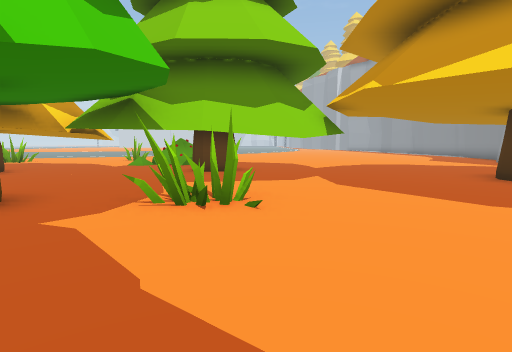
View 1 (above)

23 first-person views from a walk through a scene from a Unity 3-D project. The camera is 1.5 m above the floor, tilts 6° down and sees 80° across. The floor is counted in squares, 2 m on a side. Each view is taken from the middle of a square. On the plan, view 1 faces up. The plan holds only what a view shows up to about 10 squares ahead; the rest is blank. The place goes on beyond the plan.

View 2
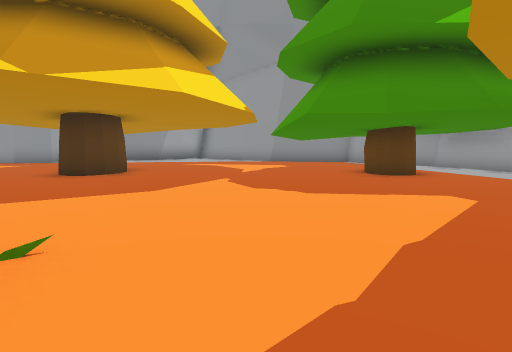

View 3
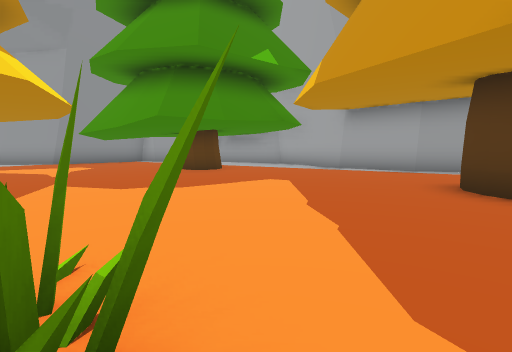

View 4
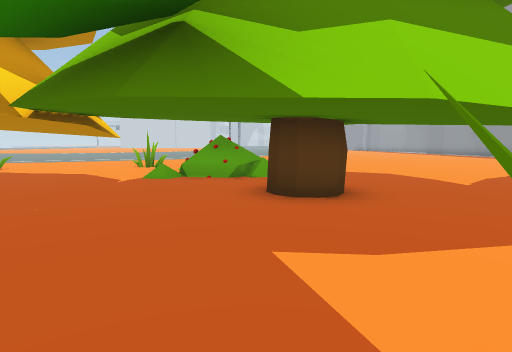

View 5
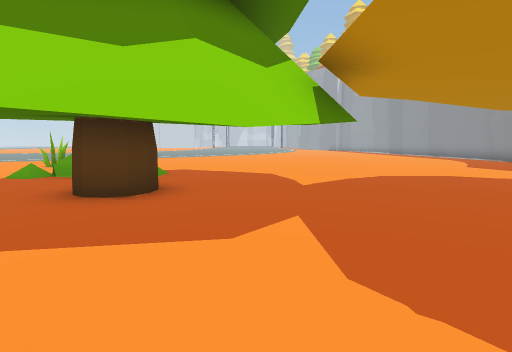

View 6
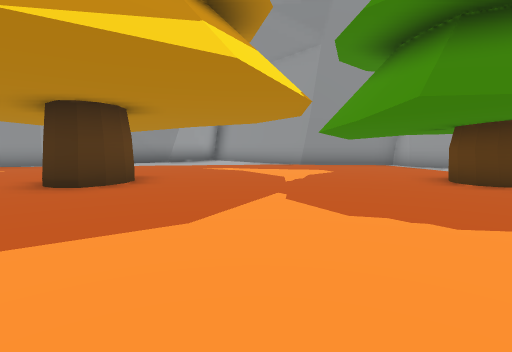

View 7
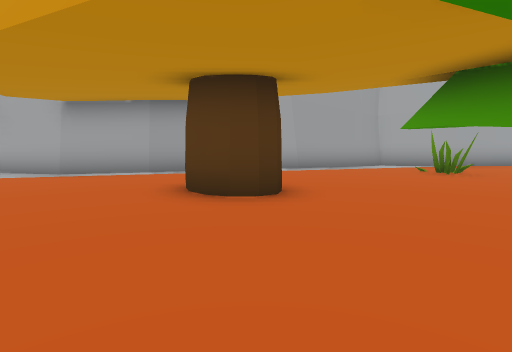

View 8
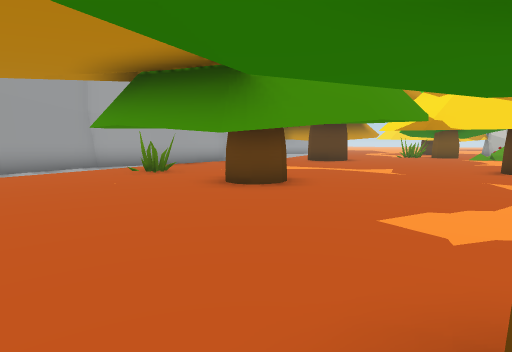

View 9
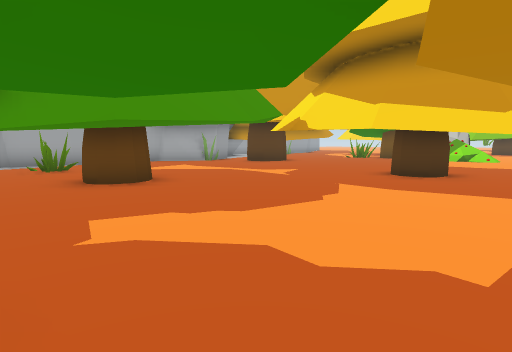

View 10
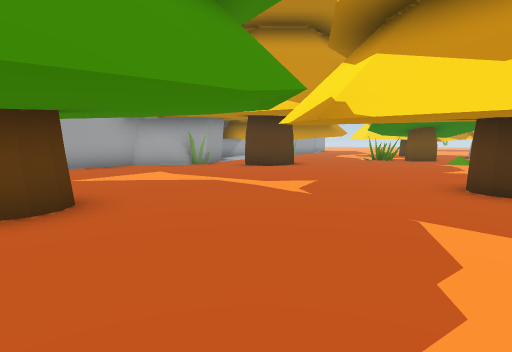

View 11
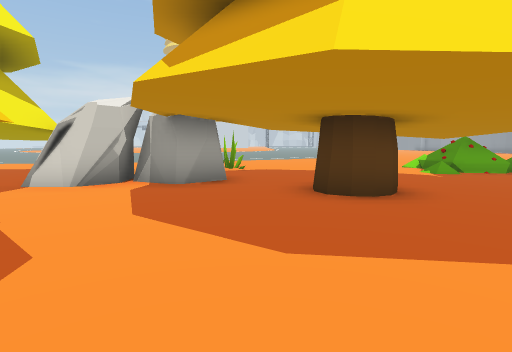

View 12
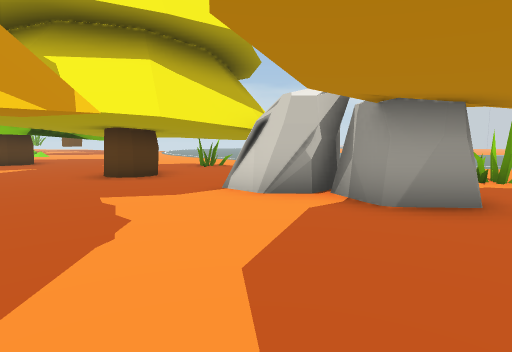

View 13
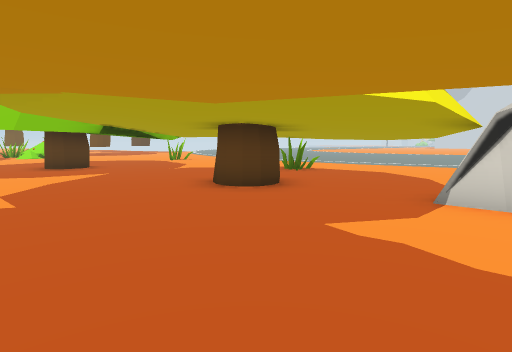

View 14
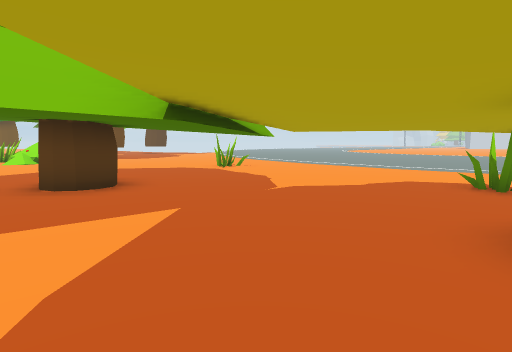

View 15
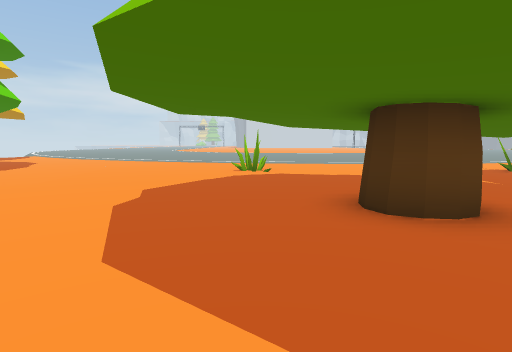

View 16
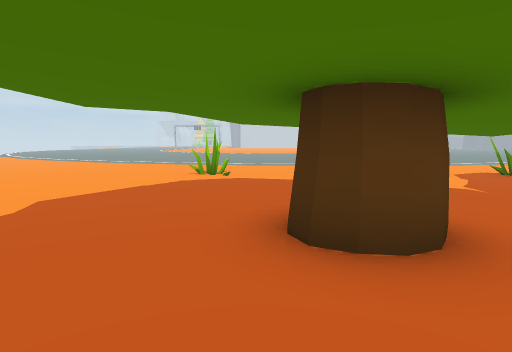

View 17
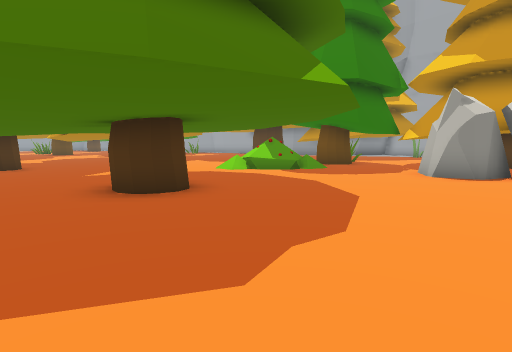

View 18
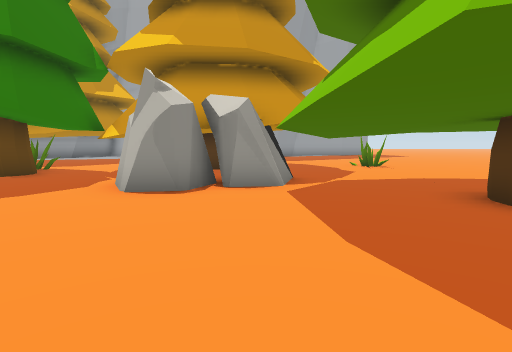

View 19
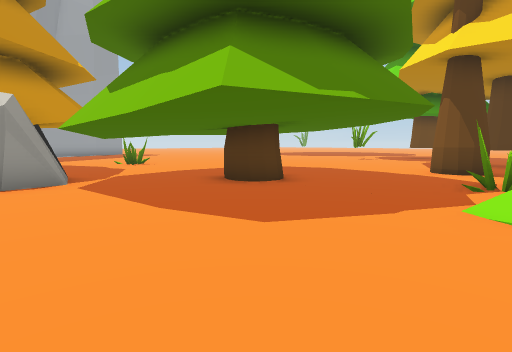

View 20
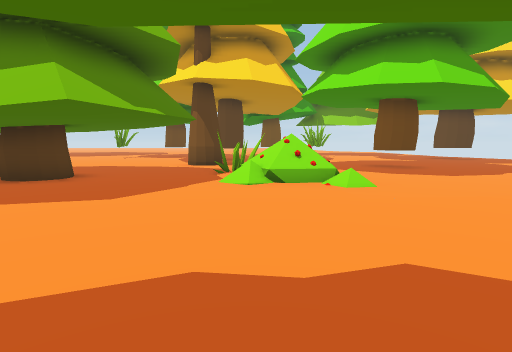

View 21
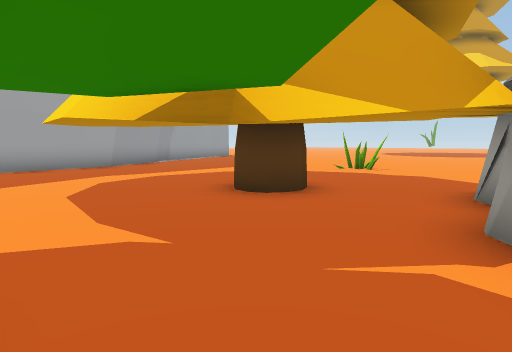

View 22
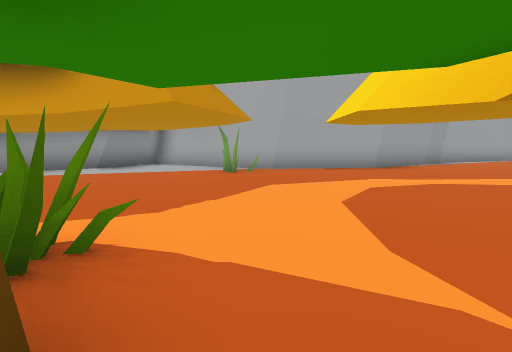

View 23
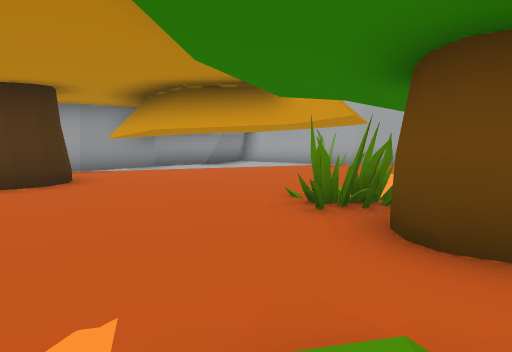

### Floor plan
Points are (right, up) in squares from view 1. A wall is a line through its corners. A room is listed if a view was taken in it or the views show most of it. See-through windows are left out.
Room 1 (views 1, 2, 3, 4, 5, 6, 7, 8, 9)
walls: (5.2, 6) (5.2, 6.4); (5.5, 5.7) (5.1, 6.2); (6.4, 5.5) (5.9, 5.5) (5.5, 5.7) (5.1, 6.1) (5.5, 6.8); (-0.7, 8.4) (-1.1, 8.2); (-0.6, 8.6) (-0.9, 8.2); (-0.6, 9) (-0.7, 8.2) (-1.4, 8.3) (-1.8, 8.5); (5.4, -1) (5.8, -0.8); (5.3, -1.7) (5.3, -1.2) (5.6, -0.8) (6.2, -0.9); (-2.1, -1.3) (-1.7, -1.3) (-1.3, -1.5) (-0.9, -1.8) (-0.8, -2.2); (10.1, 10.3) (9.9, 11.4); (9.3, -3) (10.1, -2.2); (0.7, -5) (2.8, -4.5) (4.6, -4.9); (6, -4.9) (8.1, -4)
low walls: (-2.5, 10.8) (-3.6, 11)
ways out: opening at (-4.1, 3.8) to room 2; opening at (-2.5, 13.5) to room 2
objects: other object (-1, 4) to (0, 4)
Room 2 (views 10, 11, 12, 13, 14, 15, 16, 17, 18, 19, 20, 21, 22, 23)
walls: (-21.3, -1) (-21.1, -1.4); (-22.3, -1.9) (-22.4, -1.6) (-22.4, -1.2) (-22.2, -0.9); (-22.5, 6.2) (-23.1, 6); (-23.5, 6.1) (-23.8, 6.7); (-23.7, 6.5) (-23.6, 7); (-23.6, 6.9) (-23.4, 7.1) (-23, 7.3) (-22.4, 6.9) (-22.5, 6.4) (-22.7, 6.1); (-16.5, 7.5) (-16.8, 7.7) (-17, 8.1); (-13.2, 3.2) (-12.9, 3.1) (-12.5, 2.9); (-12.8, 3.1) (-12.5, 2.9); (-15.7, 8) (-16, 7.6); (-12.4, 2.4) (-12.7, 2); (-16.1, -5.3) (-16.4, -4.8) (-16.3, -4.4) (-15.9, -4); (-27, -2.9) (-26.7, -3); (-27.4, -3.1) (-26.8, -2.9) (-26.3, -3.2); (-31.1, 2.4) (-31.1, 1.9); (-31.9, 2.8) (-31.4, 2.8); (-17.7, -10) (-16.7, -9.1) (-15.2, -7.3); (-8.1, -1.2) (-7.8, -0.9) (-7.4, -0.7) (-6.8, -1.1) (-6.8, -1.7); (-7.3, -0.7) (-6.8, -1.1); (-19.3, -11.1) (-18.7, -10) (-17.3, -9.7); (-10.8, -7.4) (-9.3, -7.3); (-19.2, -11.2) (-18.6, -10.2); (-6.9, 7.5) (-7.5, 7.3) (-7.9, 7.6) (-8.1, 7.9); (-27.7, -11.1) (-26.9, -10.6) (-23.6, -10.1) (-21.8, -11.1); (-6.9, -7.4) (-6.3, -7.6) (-3.2, -6.4); (-34.4, 11.5) (-34.5, 11.2); (-34.5, 11.9) (-34.4, 11.3) (-34.8, 10.9); (-3.3, -6.4) (-2.7, -6.3); (-0.2, -5.6) (0.9, -5)
low walls: (-18.9, -11) (-18.3, -10.2) (-17.7, -10)
ways out: opening at (-4.1, 3.8) to room 1; opening at (-2.5, 13.5) to room 1
objects: other object (-34, 6) to (-33, 7); other object (-32, -4); other object (-28, 0) to (-26, 1); other object (-25, 12); other object (-22, -9); other object (-22, -3) to (-21, -2); other object (-18, 11) to (-18, 12); other object (-13, 9) to (-11, 10); other object (-11, 12) to (-10, 13); other object (-7, -5); other object (-6, 14) to (-5, 14)

Where each view was taken, in squares from view 1:
view 1: 0 up, 0 right, facing up
view 2: 2 up, 2 left, facing right
view 3: 4 up, 2 left, facing down-right
view 4: 4 up, 2 left, facing up
view 5: 4 up, 1 right, facing up
view 6: 3 up, 0 right, facing right
view 7: 3 up, 2 left, facing down
view 8: 3 up, 3 left, facing down-left
view 9: 5 up, 5 left, facing down-left
view 10: 3 up, 7 left, facing down-left
view 11: 3 up, 9 left, facing up
view 12: 5 up, 9 left, facing up-left
view 13: 4 up, 12 left, facing up-left
view 14: 5 up, 17 left, facing up-left
view 15: 3 up, 25 left, facing up
view 16: 4 up, 24 left, facing up
view 17: 9 up, 28 left, facing down-right
view 18: 6 up, 28 left, facing down
view 19: 7 up, 27 left, facing down-left
view 20: 7 up, 25 left, facing left
view 21: 0 up, 23 left, facing down-left
view 22: 1 down, 23 left, facing down
view 23: 1 up, 20 left, facing down
